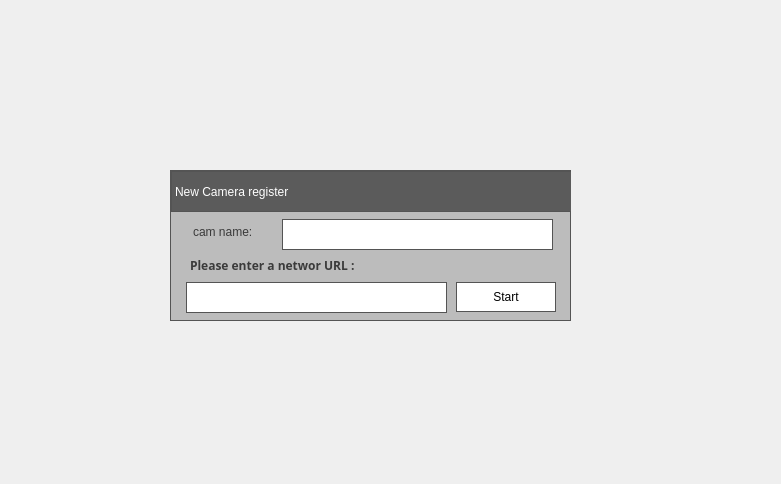
<?xml version="1.0" encoding="UTF-8"?>
<ui version="4.0">
 <class>stream_ui</class>
 <widget class="QWidget" name="stream_ui">
  <property name="geometry">
   <rect>
    <x>0</x>
    <y>0</y>
    <width>781</width>
    <height>484</height>
   </rect>
  </property>
  <property name="windowTitle">
   <string>Form</string>
  </property>
  <widget class="QWidget" name="widget_2" native="true">
   <property name="geometry">
    <rect>
     <x>170</x>
     <y>170</y>
     <width>401</width>
     <height>151</height>
    </rect>
   </property>
   <property name="sizePolicy">
    <sizepolicy hsizetype="Preferred" vsizetype="Preferred">
     <horstretch>0</horstretch>
     <verstretch>0</verstretch>
    </sizepolicy>
   </property>
   <property name="styleSheet">
    <string notr="true">background-color: rgb(188, 188, 188);
border: 1px solid rgb(84, 84, 84);
</string>
   </property>
   <widget class="QPushButton" name="startBtn">
    <property name="geometry">
     <rect>
      <x>286</x>
      <y>112</y>
      <width>100</width>
      <height>30</height>
     </rect>
    </property>
    <property name="sizePolicy">
     <sizepolicy hsizetype="Preferred" vsizetype="Preferred">
      <horstretch>0</horstretch>
      <verstretch>0</verstretch>
     </sizepolicy>
    </property>
    <property name="minimumSize">
     <size>
      <width>100</width>
      <height>30</height>
     </size>
    </property>
    <property name="maximumSize">
     <size>
      <width>100</width>
      <height>45</height>
     </size>
    </property>
    <property name="styleSheet">
     <string notr="true">font: bold 9pt &quot;Sans Serif&quot;;
background-color: rgb(255, 255, 255);
border: 1px solid rgb(84, 84, 84);
</string>
    </property>
    <property name="text">
     <string>Start</string>
    </property>
   </widget>
   <widget class="QLabel" name="label_8">
    <property name="geometry">
     <rect>
      <x>1</x>
      <y>1</y>
      <width>401</width>
      <height>41</height>
     </rect>
    </property>
    <property name="sizePolicy">
     <sizepolicy hsizetype="Preferred" vsizetype="Preferred">
      <horstretch>0</horstretch>
      <verstretch>0</verstretch>
     </sizepolicy>
    </property>
    <property name="styleSheet">
     <string notr="true">color:rgb(255, 255, 255);
font: bold 9pt &quot;Sans Serif&quot;;
background-color: rgb(91, 91, 91);</string>
    </property>
    <property name="lineWidth">
     <number>0</number>
    </property>
    <property name="text">
     <string>New Camera register</string>
    </property>
   </widget>
   <widget class="QLineEdit" name="lineEdit">
    <property name="geometry">
     <rect>
      <x>16</x>
      <y>112</y>
      <width>261</width>
      <height>31</height>
     </rect>
    </property>
    <property name="sizePolicy">
     <sizepolicy hsizetype="Preferred" vsizetype="Preferred">
      <horstretch>0</horstretch>
      <verstretch>0</verstretch>
     </sizepolicy>
    </property>
    <property name="styleSheet">
     <string notr="true">background-color: rgb(255, 255, 255);
border: 1px solid rgb(84, 84, 84);
</string>
    </property>
   </widget>
   <widget class="QWidget" name="widget_3" native="true">
    <property name="enabled">
     <bool>false</bool>
    </property>
    <property name="geometry">
     <rect>
      <x>0</x>
      <y>40</y>
      <width>401</width>
      <height>111</height>
     </rect>
    </property>
    <property name="sizePolicy">
     <sizepolicy hsizetype="Preferred" vsizetype="Preferred">
      <horstretch>0</horstretch>
      <verstretch>0</verstretch>
     </sizepolicy>
    </property>
    <widget class="QLabel" name="label_13">
     <property name="geometry">
      <rect>
       <x>20</x>
       <y>40</y>
       <width>201</width>
       <height>41</height>
      </rect>
     </property>
     <property name="sizePolicy">
      <sizepolicy hsizetype="Preferred" vsizetype="Preferred">
       <horstretch>0</horstretch>
       <verstretch>0</verstretch>
      </sizepolicy>
     </property>
     <property name="styleSheet">
      <string notr="true">font: bold 11pt &quot;Sans Serif&quot;;
color:rgb(76, 76, 76);
border: 0px solid rgb(84, 84, 84);
</string>
     </property>
     <property name="text">
      <string>Streaming start ....</string>
     </property>
    </widget>
   </widget>
   <widget class="QLineEdit" name="lineEdit_9">
    <property name="geometry">
     <rect>
      <x>112</x>
      <y>49</y>
      <width>271</width>
      <height>31</height>
     </rect>
    </property>
    <property name="styleSheet">
     <string notr="true">background-color: rgb(255, 255, 255);</string>
    </property>
   </widget>
   <widget class="QLabel" name="label_5">
    <property name="geometry">
     <rect>
      <x>23</x>
      <y>51</y>
      <width>91</width>
      <height>21</height>
     </rect>
    </property>
    <property name="styleSheet">
     <string notr="true">color: rgb(58, 58, 58);
font: bold 9pt &quot;Sans Serif&quot;;
background-color: transparent;
border: 0px solid rgb(84, 84, 84);</string>
    </property>
    <property name="text">
     <string>cam name:</string>
    </property>
   </widget>
   <widget class="QLabel" name="label_12">
    <property name="geometry">
     <rect>
      <x>20</x>
      <y>80</y>
      <width>361</width>
      <height>31</height>
     </rect>
    </property>
    <property name="sizePolicy">
     <sizepolicy hsizetype="Preferred" vsizetype="Preferred">
      <horstretch>0</horstretch>
      <verstretch>0</verstretch>
     </sizepolicy>
    </property>
    <property name="font">
     <font>
      <family>Sans Serif</family>
      <pointsize>9</pointsize>
      <weight>75</weight>
      <italic>false</italic>
      <bold>true</bold>
     </font>
    </property>
    <property name="styleSheet">
     <string notr="true">font: bold 9pt &quot;Sans Serif&quot;;
color:rgb(59, 59, 59);
border: 0px solid rgb(84, 84, 84);
</string>
    </property>
    <property name="text">
     <string>Please enter a networ URL : </string>
    </property>
   </widget>
   <zorder>widget_3</zorder>
   <zorder>label_8</zorder>
   <zorder>startBtn</zorder>
   <zorder>lineEdit</zorder>
   <zorder>lineEdit_9</zorder>
   <zorder>label_5</zorder>
   <zorder>label_12</zorder>
  </widget>
  <widget class="QLabel" name="video_label">
   <property name="geometry">
    <rect>
     <x>60</x>
     <y>29</y>
     <width>640</width>
     <height>480</height>
    </rect>
   </property>
   <property name="sizePolicy">
    <sizepolicy hsizetype="Preferred" vsizetype="Preferred">
     <horstretch>0</horstretch>
     <verstretch>0</verstretch>
    </sizepolicy>
   </property>
   <property name="minimumSize">
    <size>
     <width>0</width>
     <height>0</height>
    </size>
   </property>
   <property name="sizeIncrement">
    <size>
     <width>1</width>
     <height>1</height>
    </size>
   </property>
   <property name="baseSize">
    <size>
     <width>640</width>
     <height>480</height>
    </size>
   </property>
   <property name="font">
    <font>
     <stylestrategy>PreferAntialias</stylestrategy>
    </font>
   </property>
   <property name="styleSheet">
    <string notr="true">background: url(:/images/images/videostreamback.png);</string>
   </property>
   <property name="lineWidth">
    <number>0</number>
   </property>
   <property name="text">
    <string/>
   </property>
   <property name="textFormat">
    <enum>Qt::PlainText</enum>
   </property>
   <property name="alignment">
    <set>Qt::AlignCenter</set>
   </property>
   <property name="wordWrap">
    <bool>false</bool>
   </property>
  </widget>
 </widget>
 <resources/>
 <connections/>
</ui>
